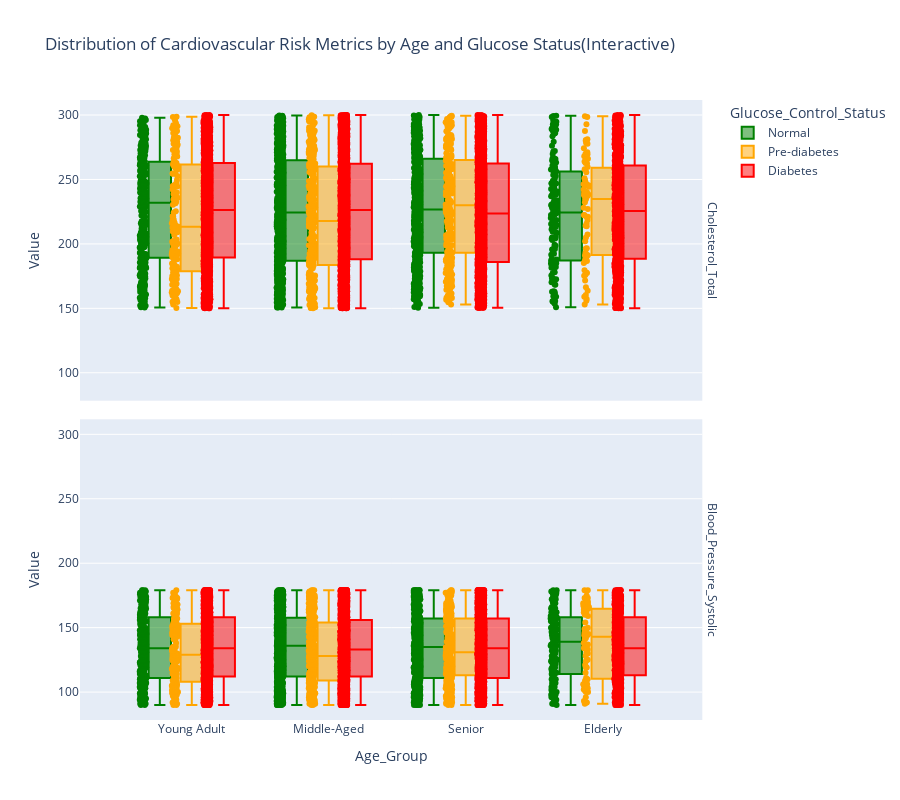

This figure's notebook cell:
### Markdown cell above
### How does the trade-off between the two primary cardiovascular risk factors(Blood Pressure and Cholesterol) differ between individuals with a normal glucose status versus those with diabetes? *Using box plots*

### Code cell
risk_order = ['Normal', 'Pre-diabetes', 'Diabetes']
age_order = ['Young Adult', 'Middle-Aged', 'Senior', 'Elderly']
custom_palette = {
    'Normal': 'green', 
    'Pre-diabetes': 'orange', 
    'Diabetes': 'red'
}


metrics_to_melt = ['Cholesterol_Total', 'Blood_Pressure_Systolic']
data_long = pd.melt(
    data, 
    id_vars=['Age_Group', 'Glucose_Control_Status'], 
    value_vars=metrics_to_melt, 
    var_name='Metric', 
    value_name='Value'
)

fig_combined = px.box(
    data_long,
    x='Age_Group',
    y='Value',
    color='Glucose_Control_Status',
    facet_row='Metric',  
    
    category_orders={
        'Age_Group': age_order, 
        'Glucose_Control_Status': risk_order,
        'Metric': metrics_to_melt
    },
    color_discrete_map=custom_palette,
    points='all', 
    title='Distribution of Cardiovascular Risk Metrics by Age and Glucose Status(Interactive)'
)

fig_combined.update_layout(height=800, showlegend=True)
fig_combined.for_each_annotation(lambda a: a.update(text=a.text.replace('Metric=', ''))) 

fig_combined.show()
fig.write_html("Glucose_cholestorolBP_boxplot.html")

### Figure 1 — Plotly figure (JSON) as saved in the notebook; plotly's stock layout.template omitted (floating-point values rounded to 4 significant figures; data arrays with more than 128 entries replaced by an {"elided": "..."} marker saying what was removed)
{"data": [{"alignmentgroup": "True", "boxpoints": "all", "hovertemplate": "Glucose_Control_Status=Normal<br>Metric=Cholesterol_Total<br>Age_Group=%{x}<br>Value=%{y}<extra></extra>", "legendgroup": "Normal", "marker": {"color": "green"}, "name": "Normal", "notched": false, "offsetgroup": "Normal", "orientation": "v", "showlegend": true, "type": "box", "x": {"elided": "1471 str values"}, "x0": " ", "xaxis": "x2", "y": {"elided": "1471 float values"}, "y0": " ", "yaxis": "y2"}, {"alignmentgroup": "True", "boxpoints": "all", "hovertemplate": "Glucose_Control_Status=Normal<br>Metric=Blood_Pressure_Systolic<br>Age_Group=%{x}<br>Value=%{y}<extra></extra>", "legendgroup": "Normal", "marker": {"color": "green"}, "name": "Normal", "notched": false, "offsetgroup": "Normal", "orientation": "v", "showlegend": false, "type": "box", "x": {"elided": "1471 str values"}, "x0": " ", "xaxis": "x", "y": {"elided": "1471 int values"}, "y0": " ", "yaxis": "y"}, {"alignmentgroup": "True", "boxpoints": "all", "hovertemplate": "Glucose_Control_Status=Pre-diabetes<br>Metric=Cholesterol_Total<br>Age_Group=%{x}<br>Value=%{y}<extra></extra>", "legendgroup": "Pre-diabetes", "marker": {"color": "orange"}, "name": "Pre-diabetes", "notched": false, "offsetgroup": "Pre-diabetes", "orientation": "v", "showlegend": true, "type": "box", "x": {"elided": "745 str values"}, "x0": " ", "xaxis": "x2", "y": {"elided": "745 float values"}, "y0": " ", "yaxis": "y2"}, {"alignmentgroup": "True", "boxpoints": "all", "hovertemplate": "Glucose_Control_Status=Pre-diabetes<br>Metric=Blood_Pressure_Systolic<br>Age_Group=%{x}<br>Value=%{y}<extra></extra>", "legendgroup": "Pre-diabetes", "marker": {"color": "orange"}, "name": "Pre-diabetes", "notched": false, "offsetgroup": "Pre-diabetes", "orientation": "v", "showlegend": false, "type": "box", "x": {"elided": "745 str values"}, "x0": " ", "xaxis": "x", "y": {"elided": "745 int values"}, "y0": " ", "yaxis": "y"}, {"alignmentgroup": "True", "boxpoints": "all", "hovertemplate": "Glucose_Control_Status=Diabetes<br>Metric=Cholesterol_Total<br>Age_Group=%{x}<br>Value=%{y}<extra></extra>", "legendgroup": "Diabetes", "marker": {"color": "red"}, "name": "Diabetes", "notched": false, "offsetgroup": "Diabetes", "orientation": "v", "showlegend": true, "type": "box", "x": {"elided": "7784 str values"}, "x0": " ", "xaxis": "x2", "y": {"elided": "7784 float values"}, "y0": " ", "yaxis": "y2"}, {"alignmentgroup": "True", "boxpoints": "all", "hovertemplate": "Glucose_Control_Status=Diabetes<br>Metric=Blood_Pressure_Systolic<br>Age_Group=%{x}<br>Value=%{y}<extra></extra>", "legendgroup": "Diabetes", "marker": {"color": "red"}, "name": "Diabetes", "notched": false, "offsetgroup": "Diabetes", "orientation": "v", "showlegend": false, "type": "box", "x": {"elided": "7784 str values"}, "x0": " ", "xaxis": "x", "y": {"elided": "7784 int values"}, "y0": " ", "yaxis": "y"}], "layout": {"annotations": [{"font": {}, "showarrow": false, "text": "Blood_Pressure_Systolic", "textangle": 90, "x": 0.98, "xanchor": "left", "xref": "paper", "y": 0.2425, "yanchor": "middle", "yref": "paper"}, {"font": {}, "showarrow": false, "text": "Cholesterol_Total", "textangle": 90, "x": 0.98, "xanchor": "left", "xref": "paper", "y": 0.7575, "yanchor": "middle", "yref": "paper"}], "boxmode": "group", "height": 800, "legend": {"title": {"text": "Glucose_Control_Status"}, "tracegroupgap": 0}, "showlegend": true, "title": {"text": "Distribution of Cardiovascular Risk Metrics by Age and Glucose Status(Interactive)"}, "xaxis": {"anchor": "y", "categoryarray": ["Young Adult", "Middle-Aged", "Senior", "Elderly"], "categoryorder": "array", "domain": [0, 0.98], "title": {"text": "Age_Group"}}, "xaxis2": {"anchor": "y2", "domain": [0, 0.98], "matches": "x", "showticklabels": false}, "yaxis": {"anchor": "x", "domain": [0, 0.485], "title": {"text": "Value"}}, "yaxis2": {"anchor": "x2", "domain": [0.515, 1], "matches": "y", "title": {"text": "Value"}}}}
